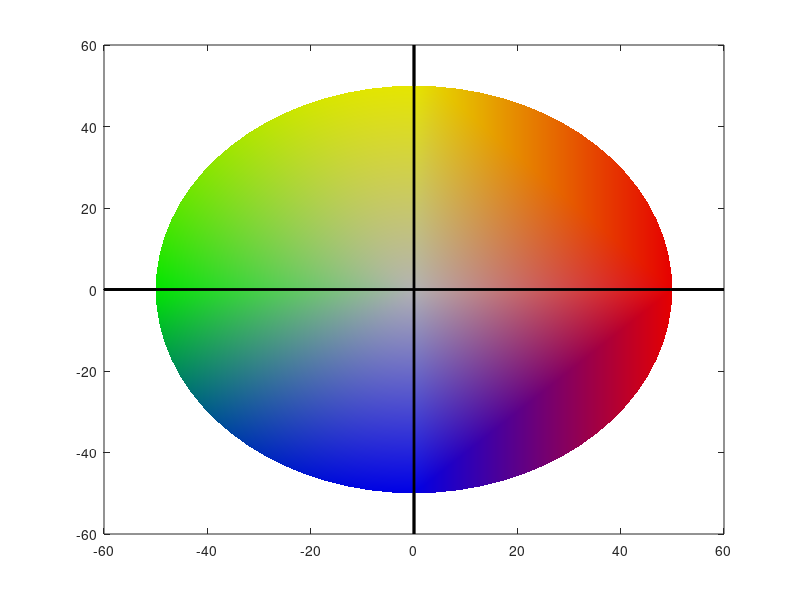

This figure's MATLAB source:

% ===================================================
% *** FUNCTION cielabplot
% ***
% *** function cielabplot
% *** creates a CIELAB figure representation
% *** see also cieplot
% ===================================================
plot([0 0],[-60 60],'k','LineWidth',2)
hold on
plot([-60 60],[0 0],'k','LineWidth',2)
axis([-60 60 -60 60])
gr = [0.7 0.7 0.7];
r = [.9 0 0];
g = [0 .9 0];
y = [.9 .9 0];
bl = [0 0 .9];
index = 0;
% first quadrant
index = index+1;
a = 50;
b = 0;
ab(index,:)=[a b];
col(index,:) = r;
for i=5:5:85
    index = index+1;
    a = cos(i*pi/180)*50;
    b = sin(i*pi/180)*50;
    ab(index,:)=[a b];
    c = (a*r+(50-a)*y)/50;
    col(index,:)=c; 
end
index = index+1;
a = 0;
b = 50;
ab(index,:)=[a b];
col(index,:) = y;
% grey
index = index+1;
a = 0;
b = 0;
ab(index,:)=[a b];
col(index,:) = gr;
 
patch('Vertices',ab, 'Faces',[1:size(ab,1)], 'EdgeColor','none', ...
    'FaceVertexCData',col,'FaceColor','interp')
clear ab;
 
index=0;
% second quadrant
index = index+1;
a = 0;
b = 50;
ab(index,:)=[a b];
col(index,:) = y;
for i=95:5:175
    index = index+1;
    a = cos(i*pi/180)*50;
    b = sin(i*pi/180)*50;
    ab(index,:)=[a b];
    c=(b*y+(50-b)*g)/50;   
    col(index,:)=c;   
end
index = index+1;
a = -50;
b = 0;
ab(index,:)=[a b];
col(index,:) = g;
% grey
index = index+1;
a = 0;
b = 0;
ab(index,:)=[a b];
col(index,:) = gr;
 
 
patch('Vertices',ab, 'Faces',[1:size(ab,1)], 'EdgeColor','none', ...
    'FaceVertexCData',col,'FaceColor','interp')
clear ab;
 
index=0;
% third quadrant
index = index+1;
a = -50;
b = 0;
ab(index,:)=[a b];
col(index,:) = g;
for i=185:5:265
    index = index+1;
    a = cos(i*pi/180)*50;
    b = sin(i*pi/180)*50;
    ab(index,:)=[a b];
    c=(-b*bl+(50+b)*g)/50;  
    col(index,:)=c;  
end
index = index+1;
a = 0;
b = -50;
ab(index,:)=[a b];
col(index,:) = bl;
% grey
index = index+1;
a = 0;
b = 0;
ab(index,:)=[a b];
col(index,:) = gr;
 
patch('Vertices',ab, 'Faces',[1:size(ab,1)], 'EdgeColor','none', ...
    'FaceVertexCData',col,'FaceColor','interp')
clear ab;
index=0;
% fourth quadrant
index = index+1;
a = 0;
b = -50;
ab(index,:)=[a b];
col(index,:) = bl;
for i=275:5:355
    index = index+1;
    a = cos(i*pi/180)*50;
    b = sin(i*pi/180)*50;
    ab(index,:)=[a b];
    c = (a*r+(50-a)*bl)/50;
    col(index,:)=c; 
end
index = index+1;
a = 50;
b = 0;
ab(index,:)=[a b];
col(index,:) = r;
% grey
index = index+1;
a = 0;
b = 0;
ab(index,:)=[a b];
col(index,:) = gr;
 
patch('Vertices',ab, 'Faces',[1:size(ab,1)], 'EdgeColor','none', ...
    'FaceVertexCData',col,'FaceColor','interp')
clear ab;
plot([0 0],[-60 60],'k','LineWidth',2)
plot([-60 60],[0 0],'k','LineWidth',2)

% ====================================================
% *** END FUNCTION cband
% ====================================================
